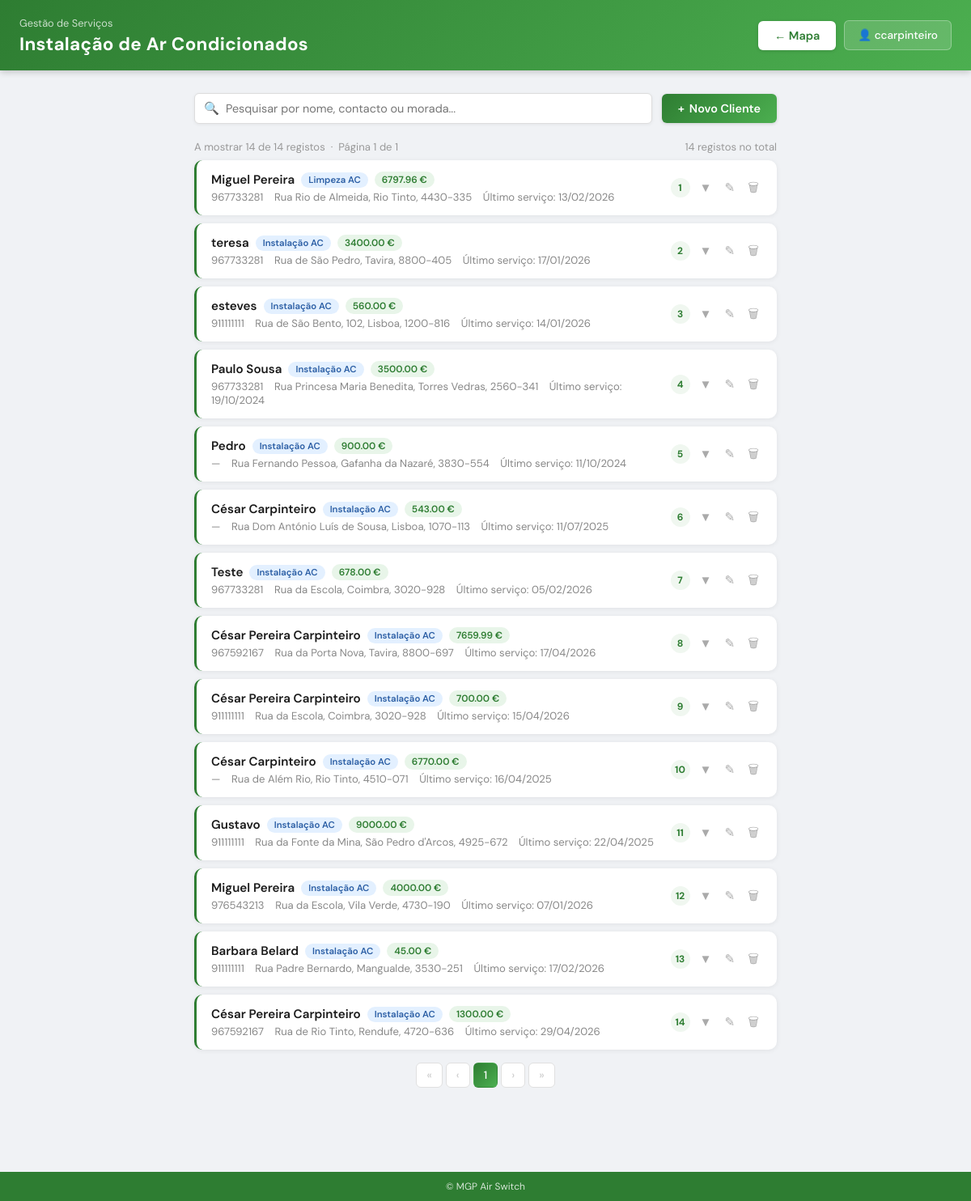
The app's page /test (signed in) with its own data.
### models.py (models this page shows)
class Usuario(UserMixin, db.Model):
    __tablename__ = 'usuario'
    id = db.Column(db.Integer, primary_key=True)
    nome = db.Column(db.String(30), unique=True)
    senha = db.Column(db.String())
    is_admin = db.Column(db.Boolean, default=False)
    email = db.Column(db.String(120))
    telefone = db.Column(db.String(30))
    nome_completo = db.Column(db.String(200))
    cargo = db.Column(db.String(100))
    org_id = db.Column(db.Integer, db.ForeignKey('organizacao.id'), nullable=True)

class Registo(db.Model):
    __tablename__ = 'registos'
    id = db.Column(db.Integer, primary_key=True)
    nome = db.Column(db.String(100), nullable=False)
    email = db.Column(db.String(100), nullable=True)
    contacto = db.Column(db.String(20), nullable=True)
    num_maquinas = db.Column(db.Integer, nullable=True)
    marca = db.Column(db.String(100), nullable=True)
    data_instalacao = db.Column(db.String(20), nullable=True)
    proxima_manutencao = db.Column(db.String(20), nullable=True)
    tipo_servico = db.Column(db.String(100), nullable=True)
    morada = db.Column(db.String(300), nullable=True)
    latitude = db.Column(db.Float, nullable=True)
    longitude = db.Column(db.Float, nullable=True)
    valor_pago = db.Column(db.Float, nullable=True)
    org_id = db.Column(db.Integer, db.ForeignKey('organizacao.id'), nullable=True)
    servicos = db.relationship('Servico', backref='registo', lazy=True, cascade='all, delete-orphan')

class Servico(db.Model):
    __tablename__ = 'servicos'
    id = db.Column(db.Integer, primary_key=True)
    registo_id = db.Column(db.Integer, db.ForeignKey('registos.id'), nullable=False)
    org_id = db.Column(db.Integer, db.ForeignKey('organizacao.id'), nullable=True)
    tipo_servico = db.Column(db.String(100), nullable=True)
    data_servico = db.Column(db.String(20), nullable=True)
    proxima_manutencao = db.Column(db.String(20), nullable=True)
    num_maquinas = db.Column(db.Integer, nullable=True)
    marca = db.Column(db.String(100), nullable=True)
    valor_pago = db.Column(db.Float, nullable=True)
    notas = db.Column(db.String(500), nullable=True)
    duracao_horas = db.Column(db.Float, nullable=True)
    created_at = db.Column(db.String(20), default=lambda: datetime.now().strftime('%d/%m/%Y'))

class Organizacao(db.Model):
    __tablename__ = 'organizacao'
    id = db.Column(db.Integer, primary_key=True)
    nome = db.Column(db.String(200))
    pais = db.Column(db.String(10))
    telefone = db.Column(db.String(30))
    created_at = db.Column(db.String(20), default=lambda: datetime.now().strftime('%d/%m/%Y'))

### main.py (the view, shortened to what this page needs)
@app.route('/test', methods=['GET', 'POST'])
@login_required
def nova_pagina():
    is_admin = current_user.is_admin
    page = request.args.get('page', 1, type=int)
    per_page = 25
    base_query = db.session.query(Registo).filter_by(org_id=current_user.org_id)
    total_registos = base_query.count()
    total_pages = (total_registos + per_page - 1) // per_page
    registos = base_query.order_by(Registo.id.desc()).offset((page - 1) * per_page).limit(per_page).all()
    tipos_servico = db.session.query(TipoServico).filter_by(org_id=current_user.org_id).all()
    return render_template('test.html', registos=registos, current_user=current_user, is_admin=is_admin,
                           page=page, total_pages=total_pages, total_registos=total_registos,
                           tipos_servico=tipos_servico)

### main.py (called while the page is built)
@lm.user_loader
def user_loader(id):
    return db.session.query(Usuario).filter_by(id=id).first()

@app.context_processor
def inject_org():
    try:
        if current_user.is_authenticated and current_user.org_id:
            org = db.session.query(Organizacao).filter_by(id=current_user.org_id).first()
            return dict(org_nome=org.nome if org else 'A minha Organização', org=org)
        return dict(org_nome='A minha Organização', org=None)
    except:
        return dict(org_nome='A minha Organização', org=None)

### templates/test.html (shortened to what this page needs)
<!DOCTYPE html>
<html lang="pt">
<head>
</head>
<body>
    <div class="page-header">
        <div>
            <div class="subtitle">Gestão de Serviços</div>
            <h1>Instalação de Ar Condicionados</h1>
        </div>
        <div class="header-actions">
            <a href="/">← Mapa</a>
            <a href="/perfil" class="user-pill">👤 {{ current_user.nome }}</a>
        </div>
    </div>
    <div class="toolbar">
        {% if registos %}
        <div class="search-box">
            <span class="search-icon">&#128269;</span>
            <input type="text" id="searchInput" placeholder="Pesquisar por nome, contacto ou morada..." oninput="pesquisar()">
        </div>
        {% endif %}
        <button class="btn-new" onclick="toggleForm()">
            <span id="formBtnIcon">+</span> Novo Cliente
        </button>
    </div>
    {% if registos %}
    <div class="page-info">
        <span>A mostrar {{ registos|length }} de {{ total_registos }} registos &nbsp;·&nbsp; Página {{ page }} de {{ total_pages }}</span>
        <span id="registosCount">{{ total_registos }} registos no total</span>
    </div>
    <div class="registos-container">
        {% for r in registos %}
        {% set ultimo = r.servicos | sort(attribute='data_servico', reverse=True) | first if r.servicos else none %}
        <div class="registo-card" data-search="{{ r.nome }} {{ r.contacto }} {{ r.morada }}">
            <div class="registo-header">
                <div>
                    <div class="client-name">
                        {{ r.nome }}
                        {% if ultimo and ultimo.tipo_servico %}
                        <span class="tipo-badge">{{ ultimo.tipo_servico }}</span>
                        {% endif %}
                        {% if is_admin and ultimo and ultimo.valor_pago %}
                        <span class="valor-badge">{{ "%.2f"|format(ultimo.valor_pago) }} €</span>
                        {% endif %}
                    </div>
                    <div class="client-sub">
                        <span>{{ r.contacto or '—' }}</span>
                        <span>{{ r.morada or '—' }}</span>
                        {% if ultimo %}
                        <span>Último serviço: {{ ultimo.data_servico or '—' }}</span>
                        {% endif %}
                    </div>
                </div>
                <div class="card-actions">
                    <div class="card-num">{{ loop.index + (page - 1) * 25 }}</div>
                    <button class="icon-btn toggle-btn" onclick="toggleDetail(this)" title="Histórico">&#9660;</button>
                    <button class="icon-btn edit" onclick="toggleEdit(this)" title="Editar cliente">&#9998;</button>
                    <form method="POST" action="/test/delete/{{ r.id }}" style="margin:0;" id="deleteForm-{{ r.id }}">
                        <button type="button" class="icon-btn danger" onclick="openModal('deleteForm-{{ r.id }}')">&#128465;</button>
                    </form>
                </div>
            </div>
        </div>
        {% endfor %}
    </div>
    <div class="pagination">
        {% if page > 1 %}
        <a href="{{ url_for('nova_pagina', page=1) }}">«</a>
        <a href="{{ url_for('nova_pagina', page=page-1) }}">‹</a>
        {% else %}
        <span class="disabled">«</span>
        <span class="disabled">‹</span>
        {% endif %}
        {% for p in range([1, page-2]|max, [total_pages+1, page+3]|min) %}
        <a href="{{ url_for('nova_pagina', page=p) }}" class="{{ 'active' if p == page else '' }}">{{ p }}</a>
        {% endfor %}
        {% if page < total_pages %}
        <a href="{{ url_for('nova_pagina', page=page+1) }}">›</a>
        <a href="{{ url_for('nova_pagina', page=total_pages) }}">»</a>
        {% else %}
        <span class="disabled">›</span>
        <span class="disabled">»</span>
        {% endif %}
    </div>
    {% endif %}
    <footer>&copy; {{ org_nome }}</footer>
</body>
</html>

### templates/test.html (style rules this page uses)
* { box-sizing: border-box; margin: 0; padding: 0; }
body { font-family: 'DM Sans', sans-serif; background-color: #f0f2f5; padding-bottom: 60px; }
.page-header { background: linear-gradient(135deg, #2e7d32, #4CAF50); padding: 18px 24px; display: flex; align-items: center; justify-content: space-between; flex-shrink: 0; box-shadow: 0 2px 8px rgba(0,0,0,0.2); }
.page-header .subtitle { font-size: 0.8em; color: rgba(255,255,255,0.75); margin-top: 2px; }
.page-header h1 { font-size: 1.4em; color: white; font-weight: 700; letter-spacing: 0.3px; margin-top: 3px; }
.header-actions { display: flex; align-items: center; gap: 10px; margin-left: auto; }
.header-actions a { all: unset; padding: 9px 20px; background: white; color: #2e7d32; text-decoration: none; border-radius: 6px; font-size: 0.9em; font-weight: 600; white-space: nowrap; box-shadow: 0 1px 4px rgba(0,0,0,0.15); transition: background 0.2s; cursor: pointer; font-family: 'DM Sans', sans-serif; display: inline-block; }
.header-actions a.user-pill { all: unset; padding: 9px 16px; background: rgba(255,255,255,0.15); color: white; border: 1px solid rgba(255,255,255,0.3); border-radius: 6px; font-size: 0.85em; font-weight: 500; white-space: nowrap; cursor: pointer; font-family: 'DM Sans', sans-serif; display: flex; align-items: center; gap: 8px; box-shadow: none; text-decoration: none; }
.toolbar { width: 60%; margin: 28px auto 0 auto; display: flex; justify-content: space-between; align-items: center; gap: 12px; }
.search-box { flex: 1; position: relative; }
.search-box input { width: 100%; padding: 9px 14px 9px 38px; border: 1px solid #ddd; border-radius: 6px; font-size: 0.9em; background: white; box-shadow: 0 1px 4px rgba(0,0,0,0.06); font-family: 'DM Sans', sans-serif; color: #333; }
.search-icon { position: absolute; left: 12px; top: 50%; transform: translateY(-50%); color: #aaa; font-size: 0.95em; pointer-events: none; }
.btn-new { padding: 9px 20px; background: linear-gradient(135deg, #2e7d32, #4CAF50); color: white; border: none; border-radius: 6px; font-size: 0.9em; font-weight: 600; cursor: pointer; box-shadow: 0 1px 4px rgba(0,0,0,0.15); transition: opacity 0.2s; white-space: nowrap; font-family: 'DM Sans', sans-serif; display: flex; align-items: center; gap: 6px; }
.page-info { width: 60%; margin: 20px auto 8px auto; font-size: 0.82em; color: #999; display: flex; justify-content: space-between; align-items: center; }
.registos-container { width: 60%; margin: 0 auto; }
.registo-card { background: white; border-radius: 10px; margin-bottom: 10px; overflow: hidden; box-shadow: 0 1px 6px rgba(0,0,0,0.07); border-left: 3px solid #2e7d32; transition: box-shadow 0.2s; }
.registo-header { padding: 14px 18px; display: flex; justify-content: space-between; align-items: center; }
.client-name { font-weight: 600; font-size: 0.95em; color: #1a1a1a; margin-bottom: 3px; display: flex; align-items: center; gap: 8px; }
.client-sub { color: #888; font-size: 0.82em; }
.client-sub span { margin-right: 10px; }
.valor-badge { background: #e8f5e9; color: #2e7d32; padding: 2px 9px; border-radius: 10px; font-size: 0.78em; font-weight: 600; }
.tipo-badge { background: #e3f0ff; color: #2c5fa5; padding: 2px 9px; border-radius: 10px; font-size: 0.75em; font-weight: 600; }
.card-actions { display: flex; align-items: center; gap: 8px; }
.card-num { background: #f0f7f0; color: #2e7d32; border-radius: 50%; width: 24px; height: 24px; display: flex; align-items: center; justify-content: center; font-weight: 700; font-size: 0.75em; flex-shrink: 0; }
.icon-btn { background: none; border: none; cursor: pointer; color: #aaa; font-size: 0.95em; padding: 4px; transition: color 0.15s, transform 0.15s; line-height: 1; }
.toggle-btn { transition: transform 0.25s; }
.pagination { width: 60%; margin: 16px auto 80px auto; display: flex; justify-content: center; align-items: center; gap: 4px; flex-wrap: wrap; }
.pagination a, .pagination span { padding: 6px 12px; border-radius: 6px; font-size: 0.85em; text-decoration: none; border: 1px solid #e0e0e0; background: white; color: #2e7d32; font-weight: 500; transition: all 0.2s; font-family: 'DM Sans', sans-serif; }
.pagination .active { background: linear-gradient(135deg, #2e7d32, #4CAF50); color: white; border-color: transparent; }
.pagination .disabled { color: #ccc; pointer-events: none; }
footer { text-align: center; padding: 10px; background: #2e7d32; color: rgba(255,255,255,0.8); font-size: 12px; position: fixed; bottom: 0; width: 100%; }

### records on screen
Usuario: nome "ccarpinteiro"
Registo: nome "Miguel Pereira", contacto "967733281", morada "Rua Rio de Almeida, Rio Tinto, 4430-335"
Servico: tipo_servico "Limpeza AC", valor_pago "6797.96", data_servico "13/02/2026"
Registo: nome "teresa", contacto "967733281", morada "Rua de São Pedro, Tavira, 8800-405"
Servico: tipo_servico "Instalação AC", valor_pago "3400.00", data_servico "17/01/2026"
Registo: nome "esteves", contacto "911111111", morada "Rua de São Bento, 102, Lisboa, 1200-816"
Servico: tipo_servico "Instalação AC", valor_pago "560.00", data_servico "14/01/2026"
Registo: nome "Paulo Sousa", contacto "967733281", morada "Rua Princesa Maria Benedita, Torres Vedras, 2560-341"
Servico: tipo_servico "Instalação AC", valor_pago "3500.00", data_servico "19/10/2024"
Registo: nome "Pedro", contacto "—", morada "Rua Fernando Pessoa, Gafanha da Nazaré, 3830-554"
Servico: tipo_servico "Instalação AC", valor_pago "900.00", data_servico "11/10/2024"
Registo: nome "César Carpinteiro", contacto "—", morada "Rua Dom António Luís de Sousa, Lisboa, 1070-113"
Servico: tipo_servico "Instalação AC", valor_pago "543.00", data_servico "11/07/2025"
Registo: nome "Teste", contacto "967733281", morada "Rua da Escola, Coimbra, 3020-928"
Servico: tipo_servico "Instalação AC", valor_pago "678.00", data_servico "05/02/2026"
Registo: nome "César Pereira Carpinteiro", contacto "967592167", morada "Rua da Porta Nova, Tavira, 8800-697"
Servico: tipo_servico "Instalação AC", valor_pago "7659.99", data_servico "17/04/2026"
Registo: nome "César Pereira Carpinteiro", contacto "911111111", morada "Rua da Escola, Coimbra, 3020-928"
Servico: tipo_servico "Instalação AC", valor_pago "700.00", data_servico "15/04/2026"
Registo: nome "César Carpinteiro", contacto "—", morada "Rua de Além Rio, Rio Tinto, 4510-071"
Servico: tipo_servico "Instalação AC", valor_pago "6770.00", data_servico "16/04/2025"
Registo: nome "Gustavo", contacto "911111111", morada "Rua da Fonte da Mina, São Pedro d'Arcos, 4925-672"
Servico: tipo_servico "Instalação AC", valor_pago "9000.00", data_servico "22/04/2025"
Registo: nome "Miguel Pereira", contacto "976543213", morada "Rua da Escola, Vila Verde, 4730-190"
Servico: tipo_servico "Instalação AC", valor_pago "4000.00", data_servico "07/01/2026"
Registo: nome "Barbara Belard", contacto "911111111", morada "Rua Padre Bernardo, Mangualde, 3530-251"
Servico: tipo_servico "Instalação AC", valor_pago "45.00", data_servico "17/02/2026"
Registo: nome "César Pereira Carpinteiro", contacto "967592167", morada "Rua de Rio Tinto, Rendufe, 4720-636"
Servico: tipo_servico "Instalação AC", valor_pago "1300.00", data_servico "29/04/2026"
Organizacao: nome "MGP Air Switch"

### other values on screen
{{ registos|length }} "14"
{{ total_registos }} "14"
{{ page }} "1"
{{ total_pages }} "1"
{{ p }} "1"
